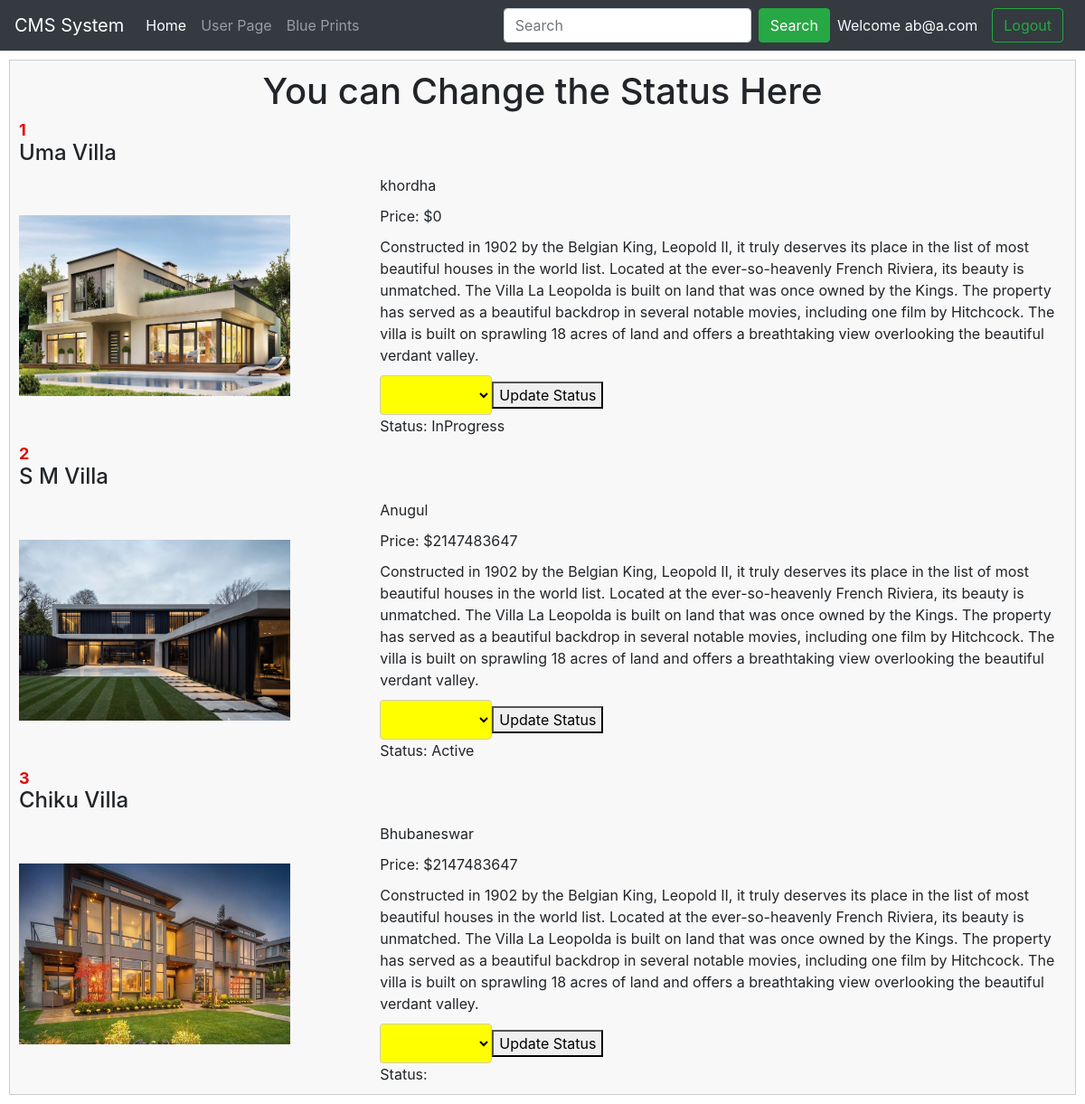
/userpage.php (signed in), run on the app's committed database.
### tables this page shows
CREATE TABLE `data` (
  `sno` int(11) NOT NULL,
  `name` varchar(256) NOT NULL,
  `image` varchar(355) NOT NULL,
  `location` varchar(1200) NOT NULL,
  `price` int(11) NOT NULL,
  `description` varchar(2566) NOT NULL,
  `status` varchar(255) NOT NULL
);

### userpage.php (the view, shortened to what this page needs)
<?php
$servername = "localhost";
$username = "root";
$password = "";
$database = "cmssystem";
$conn = mysqli_connect($servername, $username, $password, $database);
?>
<!DOCTYPE html>
<html lang="en">
<head>
    <link rel="stylesheet" href="https://cdn.jsdelivr.net/npm/bootstrap@4.3.1/dist/css/bootstrap.min.css"
>
    <link rel="stylesheet" href="style.css">
</head>
<body>
<?php include 'header.php';?>
<?php
if (isset($_SESSION['loggedin']) && $_SESSION['loggedin'] == true) {
    echo '<div class="property">';
    $sql = "SELECT * FROM `data`";
    $result = mysqli_query($conn, $sql);
    $index = 0;
   echo"<h1 class='text-center'>You can Change the Status Here</h1>";
 while ($row = mysqli_fetch_assoc($result)) {
        $sno =  $row['sno'] ;
        $index = $index+1;
        echo "
        <h2 class='property-sno'>" . $index . "</h2>
              <h2 class='property-name'>" . $row['name'] . "</h2>
              <div class='property-details'>
                  <div class='property-image'>
                      <img style='height:200px; width:300px;' src='" . $row['image'] . "' alt='image description'>
                  </div>
                  <div class='property-info'>
                      <p class='property-location'>" . $row['location'] . "</p>
                      <p class='property-price'>Price: $" . $row['price'] . "</p>
                      <p class='property-description'>" . $row['description'] . "</p>
                      <div class='property-buttons'>";
        if ($_SESSION['role'] === 'admin') {
            echo '<form method="post" action="userpage.php">';
            echo '<select class="bik" id="dropdown' . $sno . '" name="statusEdit">';
            echo '<option value="option1"></option>';
            echo '<option value="Pending">Pending</option>';
            echo '</select>';
            echo '<button type="submit" class="update-status-button" data-sno="' . $sno . '">Update Status</button>';
            echo '<div id="selectedOption' . $sno . '">Status: ' . $row['status'] . '</div>';
            echo '</form>';
        }
        echo "</div>
              </div>
          </div>";
    }
    echo '</div>';
}
?>
</body>
</html>

### style.css (style rules this page uses)
body, h2, p { margin: 0; padding: 0; }
.property { border: 1px solid #ccc; margin: 10px; padding: 10px; background-color: #f8f8f8; }
.property-name { font-size: 24px; margin-bottom: 10px; }
.property-details { display: flex; align-items: center; }
.property-image { flex: 1; margin-right: 20px; }
.property-image img { max-width: 100%; height: auto; }
.property-info { flex: 2; }
.property-location, .property-price, .property-description { margin-bottom: 10px; }
.property-buttons { display: inline; margin-top: 10px; }
.property-sno { font-size: 18px; font-weight: bold; color: #de0c0c; margin-top: 8px; }

### userpage.php (style rules this page uses)
select { padding: 10px; font-size: 16px; border: 1px solid #ccc; border-radius: 4px; outline: none; }
.bik { background-color: yellow; }

### data on the page
data: name "Uma Villa", image (picture), location "khordha", price "0", description "Constructed in 1902 by the Belgian King, Leopold II, it truly deserves its place in the list of most beautiful houses in the world list. Located at the ever-so-heavenly French Riviera, its beauty is unmatched. The Villa La Leopolda is built on land that was once owned by the Kings. The property has served as a beautiful backdrop in several notable movies, including one film by Hitchcock. The villa is built on sprawling 18 acres of land and offers a breathtaking view overlooking the beautiful verdant valley.", status "InProgress"
data: name "S M Villa", image (picture), location "Anugul", price "2147483647", description "Constructed in 1902 by the Belgian King, Leopold II, it truly deserves its place in the list of most beautiful houses in the world list. Located at the ever-so-heavenly French Riviera, its beauty is unmatched. The Villa La Leopolda is built on land that was once owned by the Kings. The property has served as a beautiful backdrop in several notable movies, including one film by Hitchcock. The villa is built on sprawling 18 acres of land and offers a breathtaking view overlooking the beautiful verdant valley.", status "Active"
data: name "Chiku Villa", image (picture), location "Bhubaneswar", price "2147483647", description "Constructed in 1902 by the Belgian King, Leopold II, it truly deserves its place in the list of most beautiful houses in the world list. Located at the ever-so-heavenly French Riviera, its beauty is unmatched. The Villa La Leopolda is built on land that was once owned by the Kings. The property has served as a beautiful backdrop in several notable movies, including one film by Hitchcock. The villa is built on sprawling 18 acres of land and offers a breathtaking view overlooking the beautiful verdant valley."

### other printed values
$_SESSION['useremail'] "ab@a.com"
